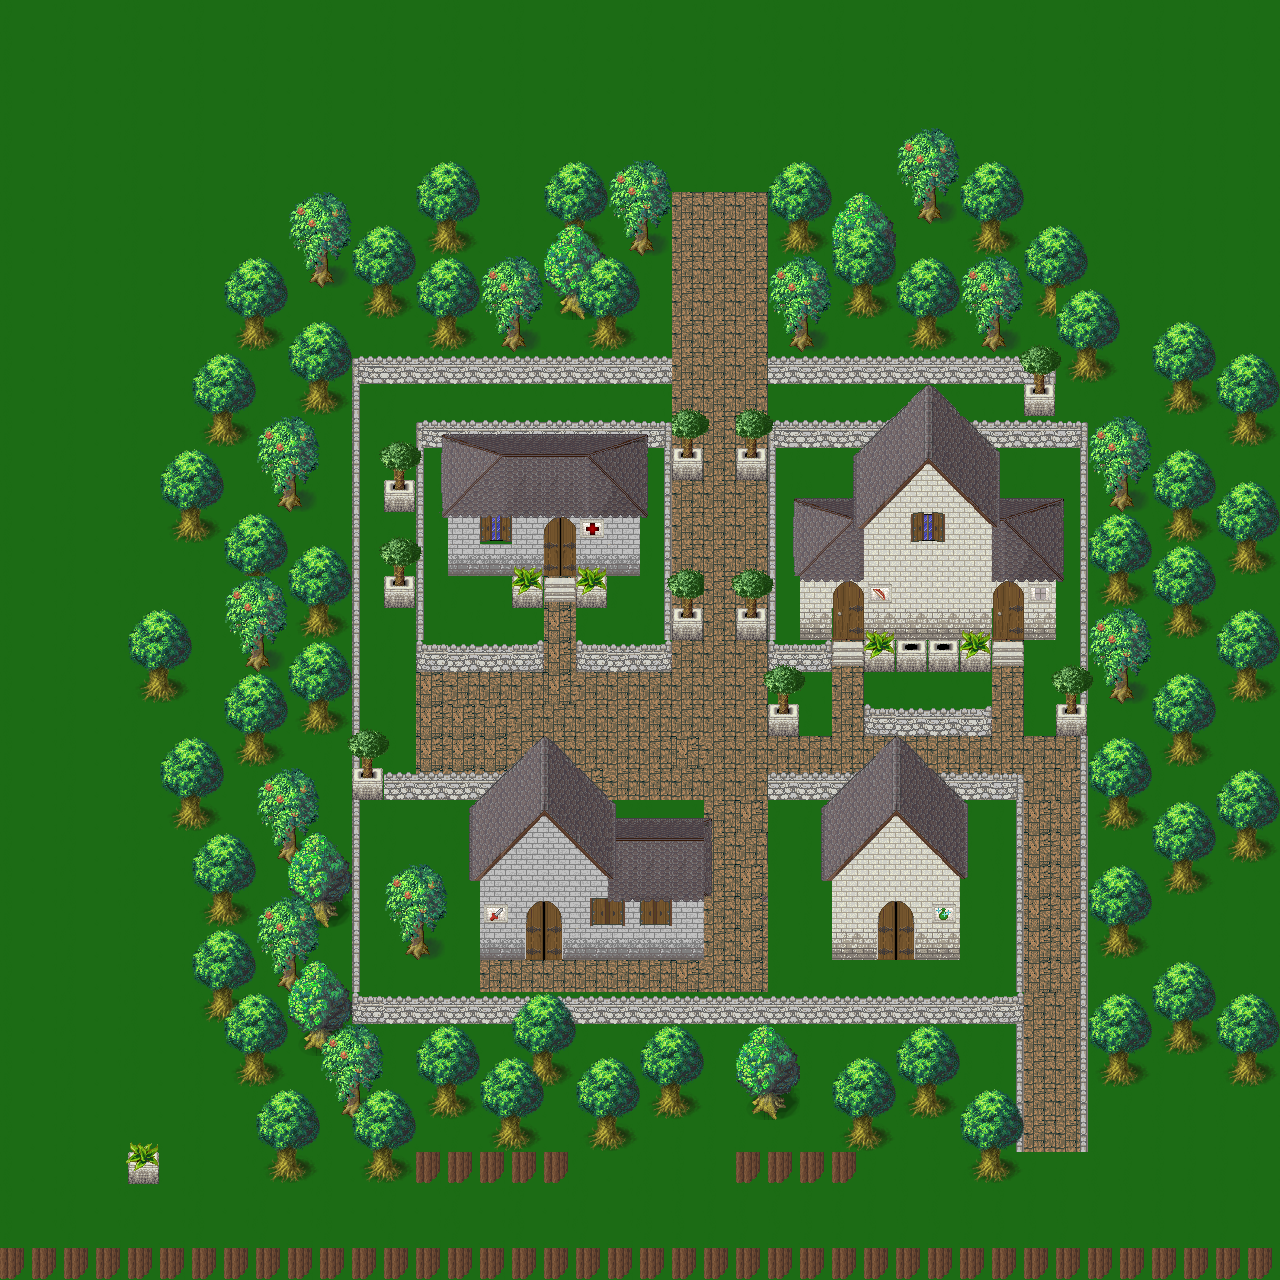

This is a level from a 2D game, rendered from its Tiled map with the project's own tilesets. A one-line summary and the map file follow, with tile-layer data summarised:
An orthogonal 40x40 tile map with 32x32 px tiles, 4 tile layers (Floor, Fringe, Over, Hip roof), 3 tilesets and 52 objects (Rectangle1, Circle1, Line1, Poly1, Poly2, ...).

<map version="1.0" orientation="orthogonal" width="40" height="40" tilewidth="32" tileheight="32">
 <tileset firstgid="1" name="town" tilewidth="32" tileheight="32">
  <image source="../images/town.png" width="628" height="370" />
  <tile id="1">
   <properties>
    <property name="Tag" value="TileCollision" />
   </properties>
  </tile>
  <tile id="2">
   <properties>
    <property name="Tag" value="TileCollision" />
   </properties>
  </tile>
  <tile id="6">
   <properties>
    <property name="Tag" value="TileCollision" />
   </properties>
  </tile>
  <tile id="7">
   <properties>
    <property name="Tag" value="TileCollision" />
   </properties>
  </tile>
  <tile id="20">
   <properties>
    <property name="Tag" value="TileCollision" />
   </properties>
  </tile>
  <tile id="21">
   <properties>
    <property name="Tag" value="TileCollision" />
   </properties>
  </tile>
  <tile id="23">
   <properties>
    <property name="Tag" value="TileCollision" />
   </properties>
  </tile>
  <tile id="26">
   <properties>
    <property name="Tag" value="TileCollision" />
   </properties>
  </tile>
  <tile id="31">
   <properties>
    <property name="Tag" value="TileCollision" />
   </properties>
  </tile>
  <tile id="34">
   <properties>
    <property name="Tag" value="TileCollision" />
   </properties>
  </tile>
  <tile id="36">
   <properties>
    <property name="Tag" value="TileCollision" />
   </properties>
  </tile>
  <tile id="39">
   <properties>
    <property name="Tag" value="TileCollision" />
   </properties>
  </tile>
  <tile id="40">
   <properties>
    <property name="Tag" value="TileCollision" />
   </properties>
  </tile>
  <tile id="42">
   <properties>
    <property name="Tag" value="TileCollision" />
   </properties>
  </tile>
  <tile id="44">
   <properties>
    <property name="Tag" value="TileCollision" />
   </properties>
  </tile>
  <tile id="45">
   <properties>
    <property name="Tag" value="TileCollision" />
   </properties>
  </tile>
  <tile id="48">
   <properties>
    <property name="Tag" value="TileCollision" />
   </properties>
  </tile>
  <tile id="50">
   <properties>
    <property name="Tag" value="TileCollision" />
   </properties>
  </tile>
  <tile id="53">
   <properties>
    <property name="Tag" value="TileCollision" />
   </properties>
  </tile>
  <tile id="55">
   <properties>
    <property name="Tag" value="TileCollision" />
   </properties>
  </tile>
  <tile id="86">
   <properties>
    <property name="Tag" value="TileCollision" />
   </properties>
  </tile>
  <tile id="88">
   <properties>
    <property name="Tag" value="TileCollision" />
   </properties>
  </tile>
  <tile id="96">
   <properties>
    <property name="Tag" value="TileCollision" />
   </properties>
  </tile>
  <tile id="98">
   <properties>
    <property name="Tag" value="TileCollision" />
   </properties>
  </tile>
  <tile id="101">
   <properties>
    <property name="Tag" value="TileCollision" />
   </properties>
  </tile>
  <tile id="103">
   <properties>
    <property name="Tag" value="TileCollision" />
   </properties>
  </tile>
  <tile id="105">
   <properties>
    <property name="Tag" value="TileCollision" />
   </properties>
  </tile>
  <tile id="107">
   <properties>
    <property name="Tag" value="TileCollision" />
   </properties>
  </tile>
  <tile id="110">
   <properties>
    <property name="Tag" value="TileCollision" />
   </properties>
  </tile>
  <tile id="112">
   <properties>
    <property name="Tag" value="PointForce" />
   </properties>
  </tile>
  <tile id="115">
   <properties>
    <property name="Tag" value="TileCollision" />
   </properties>
  </tile>
  <tile id="117">
   <properties>
    <property name="Tag" value="TileCollision" />
   </properties>
  </tile>
  <tile id="129">
   <properties>
    <property name="Tag" value="TileCollision" />
   </properties>
  </tile>
  <tile id="139">
   <properties>
    <property name="Tag" value="TileCollision" />
   </properties>
  </tile>
  <tile id="145">
   <properties>
    <property name="Tag" value="TileCollision" />
   </properties>
  </tile>
  <tile id="150">
   <properties>
    <property name="Tag" value="TileCollision" />
   </properties>
  </tile>
  <tile id="167">
   <properties>
    <property name="Tag" value="TileCollision" />
   </properties>
  </tile>
  <tile id="208">
   <properties>
    <property name="Tag" value="TileCollision" />
   </properties>
  </tile>
 </tileset>
 <tileset firstgid="210" name="Others" tilewidth="32" tileheight="32">
  <image source="../images/town1.png" width="246" height="209" />
  <tile id="9">
   <properties>
    <property name="Tag" value="TileCollision" />
   </properties>
  </tile>
  <tile id="10">
   <properties>
    <property name="Tag" value="TileCollision" />
   </properties>
  </tile>
  <tile id="13">
   <properties>
    <property name="Tag" value="TileCollision" />
   </properties>
  </tile>
  <tile id="15">
   <properties>
    <property name="Tag" value="TileCollision" />
   </properties>
  </tile>
  <tile id="18">
   <properties>
    <property name="Tag" value="TileCollision" />
   </properties>
  </tile>
  <tile id="21">
   <properties>
    <property name="Tag" value="TileCollision" />
   </properties>
  </tile>
  <tile id="25">
   <properties>
    <property name="Tag" value="TileCollision" />
   </properties>
  </tile>
  <tile id="26">
   <properties>
    <property name="Tag" value="TileCollision" />
   </properties>
  </tile>
  <tile id="28">
   <properties>
    <property name="Tag" value="TileCollision" />
   </properties>
  </tile>
  <tile id="29">
   <properties>
    <property name="Tag" value="TileCollision" />
   </properties>
  </tile>
  <tile id="33">
   <properties>
    <property name="Tag" value="TileCollision" />
   </properties>
  </tile>
  <tile id="35">
   <properties>
    <property name="Tag" value="TileCollision" />
   </properties>
  </tile>
  <tile id="40">
   <properties>
    <property name="Tag" value="TileCollision" />
   </properties>
  </tile>
 </tileset>
 <tileset firstgid="252" name="Woodland_x3" tilewidth="32" tileheight="32">
  <image source="../images/Woodland_x3.png" width="512" height="192" />
  <tile id="0">
   <properties>
    <property name="Tag" value="TileCollision" />
   </properties>
  </tile>
  <tile id="1">
   <properties>
    <property name="Tag" value="TileCollision" />
   </properties>
  </tile>
  <tile id="2">
   <properties>
    <property name="Tag" value="TileCollision" />
   </properties>
  </tile>
  <tile id="3">
   <properties>
    <property name="Tag" value="TileCollision" />
   </properties>
  </tile>
  <tile id="4">
   <properties>
    <property name="Tag" value="TileCollision" />
   </properties>
  </tile>
  <tile id="5">
   <properties>
    <property name="Tag" value="TileCollision" />
   </properties>
  </tile>
  <tile id="16">
   <properties>
    <property name="Tag" value="TileCollision" />
   </properties>
  </tile>
  <tile id="17">
   <properties>
    <property name="Tag" value="TileCollision" />
   </properties>
  </tile>
  <tile id="18">
   <properties>
    <property name="Tag" value="TileCollision" />
   </properties>
  </tile>
  <tile id="19">
   <properties>
    <property name="Tag" value="TileCollision" />
   </properties>
  </tile>
  <tile id="20">
   <properties>
    <property name="Tag" value="TileCollision" />
   </properties>
  </tile>
  <tile id="21">
   <properties>
    <property name="Tag" value="TileCollision" />
   </properties>
  </tile>
  <tile id="26">
   <properties>
    <property name="tag" value="TileCollision" />
   </properties>
  </tile>
  <tile id="32">
   <properties>
    <property name="Tag" value="TileCollision" />
   </properties>
  </tile>
  <tile id="33">
   <properties>
    <property name="Tag" value="TileCollision" />
   </properties>
  </tile>
  <tile id="34">
   <properties>
    <property name="Tag" value="TileCollision" />
   </properties>
  </tile>
  <tile id="35">
   <properties>
    <property name="Tag" value="TileCollision" />
   </properties>
  </tile>
  <tile id="36">
   <properties>
    <property name="Tag" value="TileCollision" />
   </properties>
  </tile>
  <tile id="37">
   <properties>
    <property name="Tag" value="TileCollision" />
   </properties>
  </tile>
 </tileset>
 <layer name="Floor" width="40" height="40">
  <data>[1600 cells, 1600 non-empty, 8 distinct tile ids]</data>
 </layer>
 <layer name="Fringe" width="40" height="40">
  <data>[1600 cells, 637 non-empty, 45 distinct tile ids]</data>
 </layer>
 <layer name="Over" width="40" height="40">
  <data>[1600 cells, 216 non-empty, 74 distinct tile ids]</data>
 </layer>
 <layer name="Hip roof" width="40" height="40">
  <data>[1600 cells, 59 non-empty, 31 distinct tile ids]</data>
 </layer>
 <objectgroup name="collision" width="40" height="40">
  <object name="Rectangle1" x="412" y="1145" width="162" height="42" />
  <object name="Circle1" x="735" y="1149" width="128" height="39">
   <ellipse />
  </object>
  <object name="Line1" x="3" y="1251">
   <polyline points="0,0 237,-70 361,-164 694,-176 694,-3 1266,0 1250,-175 1317,-169 1402,-10" />
  </object>
  <object name="Poly1" x="442" y="436">
   <polygon points="0,0 205,0 205,82 0,81" />
  </object>
  <object name="Poly2" x="449" y="519">
   <polygon points="0,0 192,2 191,57 -1,56" />
  </object>
  <object name="Poly3" x="513" y="579">
   <polygon points="0,0 1,30 94,29 95,-2" />
  </object>
  <object name="Poly4" x="854" y="455">
   <polygon points="0,0 73,-70 145,-1 145,74 0,72" />
  </object>
  <object name="Poly5" x="795" y="499">
   <polygon points="0,0 270,1 269,82 0,78" />
  </object>
  <object name="Poly6" x="801" y="582">
   <polygon points="0,0 254,2 257,59 -2,56" />
  </object>
  <object x="903" y="1036" width="54" height="52">
   <ellipse />
  </object>
  <object x="745" y="1040" width="68" height="62">
   <ellipse />
  </object>
  <object x="231" y="1003" width="61" height="58">
   <ellipse />
  </object>
  <object x="481" y="903" width="223" height="52" />
  <object x="616" y="818" width="95" height="79" />
  <object x="468" y="805" width="146" height="93" />
  <object x="491" y="769" width="100" height="34" />
  <object x="519" y="740" width="50" height="26" />
  <object x="821" y="803" width="147" height="73" />
  <object x="832" y="881" width="128" height="75" />
  <object x="847" y="782" width="92" height="18" />
  <object x="873" y="757" width="51" height="24" />
  <object x="0" y="0" width="1280" height="192" />
  <object x="352" y="992" width="672" height="32" />
  <object x="352" y="352" width="320" height="32" />
  <object x="768" y="352" width="288" height="32" />
  <object x="768" y="416" width="320" height="32" />
  <object x="416" y="416" width="256" height="32" />
  <object x="384" y="576" width="32" height="32" />
  <object x="384" y="480" width="32" height="32" />
  <object x="672" y="448" width="32" height="32" />
  <object x="736" y="448" width="32" height="32" />
  <object x="672" y="608" width="32" height="32" />
  <object x="736" y="608" width="32" height="32" />
  <object x="768" y="704" width="32" height="32" />
  <object x="1056" y="704" width="32" height="32" />
  <object x="1024" y="384" width="32" height="32" />
  <object x="352" y="768" width="32" height="32" />
  <object x="864" y="704" width="128" height="32" />
  <object x="768" y="640" width="64" height="32" />
  <object x="576" y="640" width="96" height="32" />
  <object x="416" y="640" width="128" height="32" />
  <object x="864" y="640" width="128" height="32" />
  <object x="768" y="768" width="256" height="32" />
  <object x="0" y="192" width="192" height="1024" />
  <object x="1248" y="192" width="32" height="896" />
  <object x="384" y="768" width="192" height="32" />
  <object x="1024" y="800">
   <polyline points="0,0 0,352" />
  </object>
  <object x="1088" y="448">
   <polyline points="0,0 0,704" />
  </object>
  <object x="768" y="448">
   <polyline points="0,0 0,192" />
  </object>
  <object x="672" y="448">
   <polyline points="0,0 0,192" />
  </object>
  <object x="416" y="448">
   <polyline points="0,0 0,192" />
  </object>
  <object x="352" y="384">
   <polyline points="0,0 0,640" />
  </object>
 </objectgroup>
</map>
